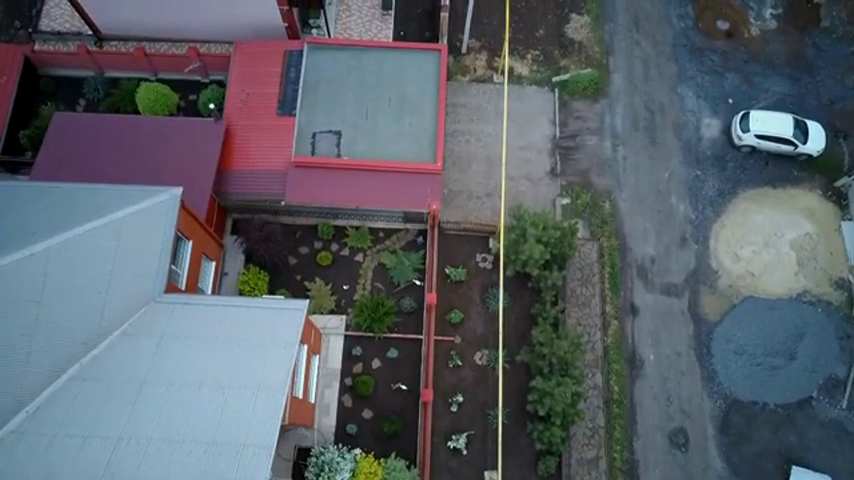
#> input picture frame 59 of Data/поиски квадрокоптера 2 (360p) 01.mp4, 854 x 480 px, given in place of поиски квадрокоптера 2 (360p) 03.mp4, which was not available
$ python main.py
#> lines starting #> are read from the running program, lines starting #| are printed output that depends on the picture; pictures that were not available may be replaced by others from this repository, and a replacement may not be noted
import cv2
from pathlib import Path
import numpy as np


class VideMosaic:
    # def __init__(self, first_image, output_height_times=2, output_width_times=4, detector_type="sift"):
    def __init__(self, first_image, output_height_times=3, output_width_times=1.2, detector_type="sift"):
        """This class processes every frame and generates the panorama

        Args:
            first_image (image for the first frame): first image to initialize the output size
            output_height_times (int, optional): determines the output height based on input image height. Defaults to 2.
            output_width_times (int, optional): determines the output width based on input image width. Defaults to 4.
            detector_type (str, optional): the detector for feature detection. It can be "sift" or "orb". Defaults to "sift".
        """
        self.detector_type = detector_type
        if detector_type == "sift":
            self.detector = cv2.SIFT_create(700)
            self.bf = cv2.BFMatcher()
        elif detector_type == "orb":
            self.detector = cv2.ORB_create(700)
            self.bf = cv2.BFMatcher(cv2.NORM_HAMMING, crossCheck=True)

        self.visualize = True

        self.process_first_frame(first_image)

        self.output_img = np.zeros(shape=(int(output_height_times * first_image.shape[0]), int(
            output_width_times*first_image.shape[1]), first_image.shape[2]))

        # offset
        # self.w_offset = int(self.output_img.shape[0]/2 - first_image.shape[0]/2)
        # self.h_offset = int(self.output_img.shape[1]/2 - first_image.shape[1]/2)
        self.w_offset = int(self.output_img.shape[0]/1 - first_image.shape[0]/1)
        self.h_offset = int(self.output_img.shape[1]/2 - first_image.shape[1]/2)

        self.output_img[self.w_offset:self.w_offset+first_image.shape[0],
                        self.h_offset:self.h_offset+first_image.shape[1], :] = first_image

        self.H_old = np.eye(3)
        self.H_old[0, 2] = self.h_offset
        self.H_old[1, 2] = self.w_offset

    def process_first_frame(self, first_image):
        """processes the first frame for feature detection and description

        Args:
            first_image (cv2 image/np array): first image for feature detection
        """
        self.frame_prev = first_image
        frame_gray_prev = cv2.cvtColor(first_image, cv2.COLOR_BGR2GRAY)
        self.kp_prev, self.des_prev = self.detector.detectAndCompute(frame_gray_prev, None)

    def match(self, des_cur, des_prev):
        """matches the descriptors

        Args:
            des_cur (np array): current frame descriptor
            des_prev (np arrau): previous frame descriptor

        Returns:
            array: and array of matches between descriptors
        """
        # matching
        if self.detector_type == "sift":
            pair_matches = self.bf.knnMatch(des_cur, des_prev, k=2)
            matches = []
            for m, n in pair_matches:
                if m.distance < 0.7*n.distance:
                    matches.append(m)

        elif self.detector_type == "orb":
            matches = self.bf.match(des_cur, des_prev)

        # Sort them in the order of their distance.
        matches = sorted(matches, key=lambda x: x.distance)

        # get the maximum of 20  best matches
        matches = matches[:min(len(matches), 20)]
        # Draw first 10 matches.
        if self.visualize:
            match_img = cv2.drawMatches(self.frame_cur, self.kp_cur, self.frame_prev, self.kp_prev, matches, None,
                                        flags=cv2.DrawMatchesFlags_NOT_DRAW_SINGLE_POINTS)
            cv2.namedWindow('matches', cv2.WINDOW_NORMAL)
            cv2.imshow('matches', match_img)
        return matches

    def process_frame(self, frame_cur):
        """gets an image and processes that image for mosaicing

        Args:
            frame_cur (np array): input of current frame for the mosaicing
        """
        self.frame_cur = frame_cur
        frame_gray_cur = cv2.cvtColor(frame_cur, cv2.COLOR_BGR2GRAY)
        self.kp_cur, self.des_cur = self.detector.detectAndCompute(frame_gray_cur, None)

        self.matches = self.match(self.des_cur, self.des_prev)

        if len(self.matches) < 4:
            return

        self.H = self.findHomography(self.kp_cur, self.kp_prev, self.matches)
        self.H = np.matmul(self.H_old, self.H)
        # TODO: check for bad Homography

        self.warp(self.frame_cur, self.H)

        # loop preparation
        self.H_old = self.H
        self.kp_prev = self.kp_cur
        self.des_prev = self.des_cur
        self.frame_prev = self.frame_cur

    @ staticmethod
    def findHomography(image_1_kp, image_2_kp, matches):
        """gets two matches and calculate the homography between two images

        Args:
            image_1_kp (np array): keypoints of image 1
            image_2_kp (np_array): keypoints of image 2
            matches (np array): matches between keypoints in image 1 and image 2

        Returns:
            np arrat of shape [3,3]: Homography matrix
        """
        # taken from https://github.com/cmcguinness/focusstack/blob/master/FocusStack.py

        image_1_points = np.zeros((len(matches), 1, 2), dtype=np.float32)
        image_2_points = np.zeros((len(matches), 1, 2), dtype=np.float32)
        for i in range(0, len(matches)):
            image_1_points[i] = image_1_kp[matches[i].queryIdx].pt
            image_2_points[i] = image_2_kp[matches[i].trainIdx].pt

        homography, mask = cv2.findHomography(
            image_1_points, image_2_points, cv2.RANSAC, ransacReprojThreshold=2.0)

        return homography

    def warp(self, frame_cur, H):
        """ warps the current frame based of calculated homography H

        Args:
            frame_cur (np array): current frame
            H (np array of shape [3,3]): homography matrix

        Returns:
            np array: image output of mosaicing
        """
        warped_img = cv2.warpPerspective(frame_cur, H, (self.output_img.shape[1], self.output_img.shape[0]), flags=cv2.INTER_LINEAR)

        transformed_corners = self.get_transformed_corners(frame_cur, H)
        warped_img = self.draw_border(warped_img, transformed_corners)

        self.output_img[warped_img > 0] = warped_img[warped_img > 0]
        output_temp = np.copy(self.output_img)
        output_temp = self.draw_border(output_temp, transformed_corners, color=(0, 0, 255))

        cv2.namedWindow('output', cv2.WINDOW_NORMAL)
        cv2.imshow('output',  output_temp/255.)

        return self.output_img

    @ staticmethod
    def get_transformed_corners(frame_cur, H):
        """finds the corner of the current frame after warp

        Args:
            frame_cur (np array): current frame
            H (np array of shape [3,3]): Homography matrix

        Returns:
            [np array]: a list of 4 corner points after warping
        """
        corner_0 = np.array([0, 0])
        corner_1 = np.array([frame_cur.shape[1], 0])
        corner_2 = np.array([frame_cur.shape[1], frame_cur.shape[0]])
        corner_3 = np.array([0, frame_cur.shape[0]])

        corners = np.array([[corner_0, corner_1, corner_2, corner_3]], dtype=np.float32)
        transformed_corners = cv2.perspectiveTransform(corners, H)

        transformed_corners = np.array(transformed_corners, dtype=np.int32)
        # mask = np.zeros(shape=(output.shape[0], output.shape[1], 1))
        # cv2.fillPoly(mask, transformed_corners, color=(1, 0, 0))
        # cv2.imshow('mask', mask)

        return transformed_corners

    def draw_border(self, image, corners, color=(0, 0, 0)):
        """This functions draw rectancle border

        Args:
            image ([type]): current mosaiced output
            corners (np array): list of corner points
            color (tuple, optional): color of the border lines. Defaults to (0, 0, 0).

        Returns:
            np array: the output image with border
        """
        for i in range(corners.shape[1]-1, -1, -1):
            cv2.line(image, tuple(corners[0, i, :]), tuple(corners[0, i-1, :]), thickness=5, color=color)
        return image


def main():

    # video_path = 'Data/rotate.mjpeg'
    # video_path = 'Data/airplane01.mjpeg'
    # video_path = 'Data/foglab3.mov'
    video_path = 'Data/поиски квадрокоптера 2 (360p) 03.mp4'
    # video_path = "C:\\Users\\main\\Downloads\\поиски квадрокоптера 3 (360p).mp4"
    cap = cv2.VideoCapture(video_path)
    is_first_frame = True
    cap.read()
    while cap.isOpened():
        ret, frame_cur = cap.read()
        if not ret:
            if is_first_frame:
                continue
            break

        if is_first_frame:
            video_mosaic = VideMosaic(frame_cur, detector_type="sift")
#> in process_first_frame, `frame_gray_prev = cv2.cvtColor(first_image, cv2.COLOR_BGR2GRAY)`:
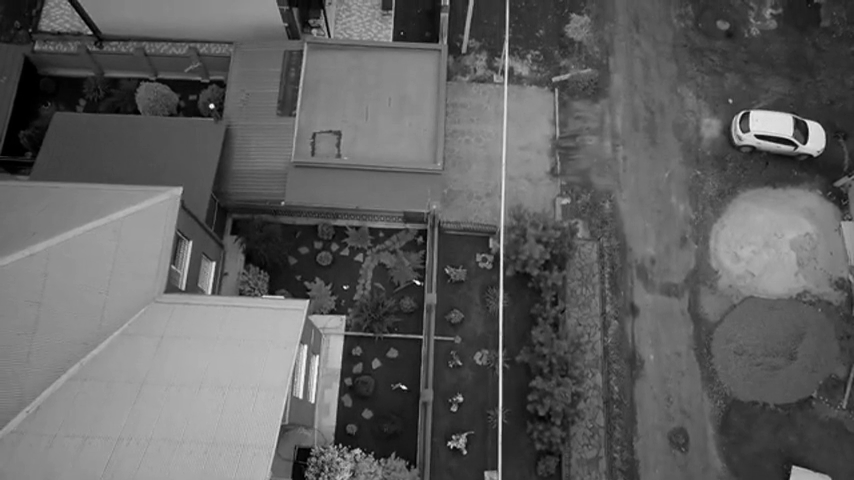
#> frame_gray_prev: shape (480, 854); min 0, max 254, mean 95.7
#> in process_first_frame, `self.kp_prev, self.des_prev = self.detector.detectAndCompute(frame_gra..`: self.kp_prev = 700 keypoints; strongest (x, y, size): (212, 106, 3.3), (418, 283, 2.6), (404, 387, 2.7), (345, 287, 2)
#> in __init__, `self.output_img[self.w_offset:self.w_offset+first_image.shape[0], self..`:
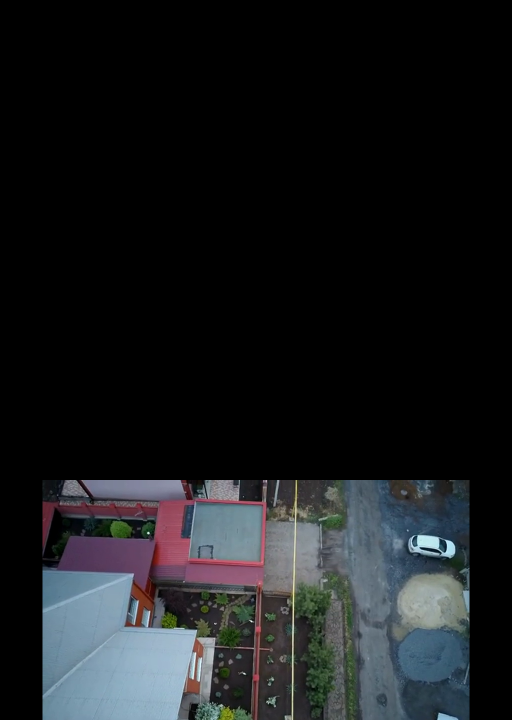
#> self.output_img: shape (1440, 1024, 3) float64 (shown at 1/2 size); mean B, G, R 29.1, 27, 24.9
            is_first_frame = False
            continue

        # process each frame
        video_mosaic.process_frame(frame_cur)
        if cv2.waitKey(1) & 0xFF == ord('q'):
            break
    cv2.waitKey(0)
    cap.release()
    cv2.destroyAllWindows()
    cv2.imwrite('mosaic.jpg', video_mosaic.output_img)


if __name__ == "__main__":
    main()

$ run again, starting later in the video
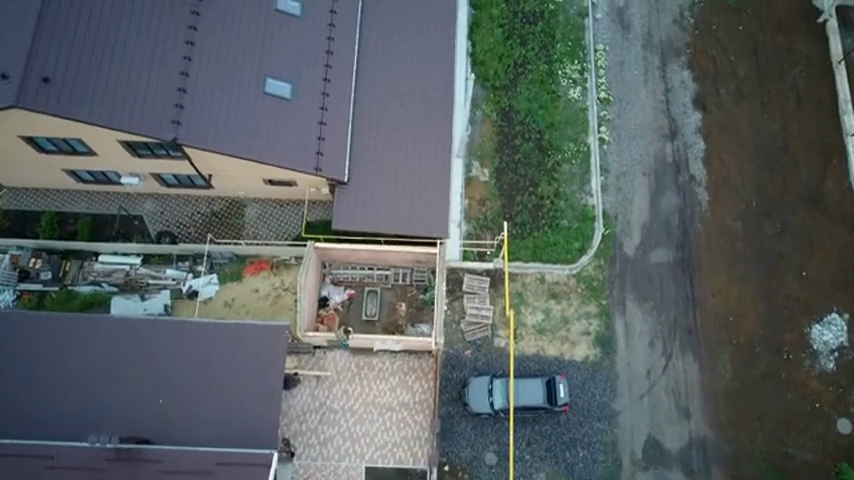
#> input picture frame 266 of Data/поиски квадрокоптера 2 (360p) 01.mp4, 854 x 480 px, given in place of поиски квадрокоптера 2 (360p) 03.mp4, which was not available
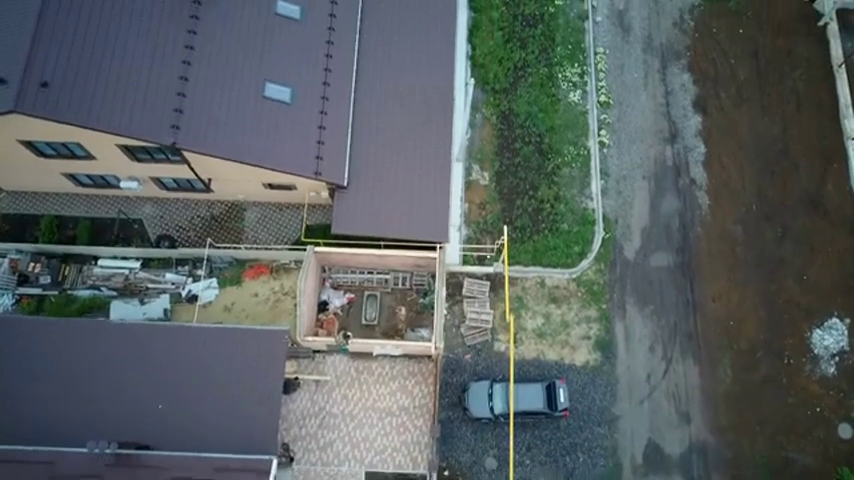
#> input picture frame 267 of Data/поиски квадрокоптера 2 (360p) 01.mp4, 854 x 480 px, given in place of поиски квадрокоптера 2 (360p) 03.mp4, which was not available
#> in main, frame_cur is the input picture: shape (480, 854, 3); mean B, G, R 97.2, 96.2, 88
#> self.kp_prev = 700 keypoints; strongest (x, y, size): (440, 247, 1.9), (505, 227, 2.6), (446, 473, 2.7), (438, 246, 2.1)
#> in __init__, `self.output_img[self.w_offset:self.w_offset+first_image.shape[0], self..`:
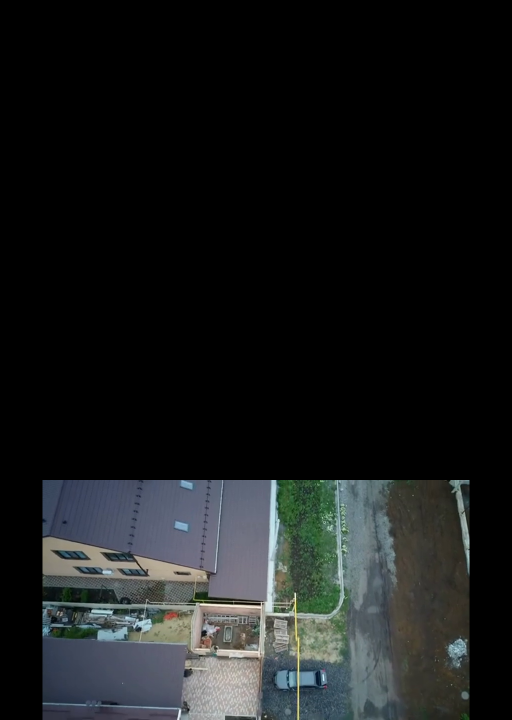
#> self.output_img: shape (1440, 1024, 3) float64 (shown at 1/2 size); mean B, G, R 27, 26.7, 24.5

$ run again, starting later in the video
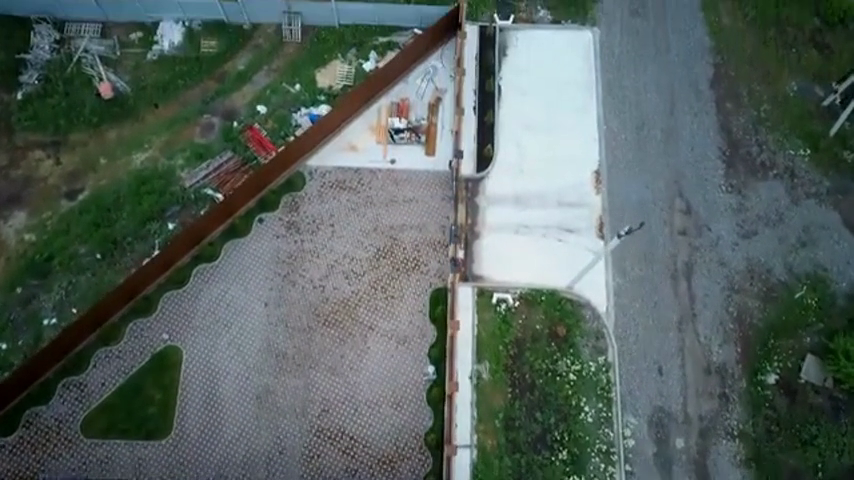
#> input picture frame 473 of Data/поиски квадрокоптера 2 (360p) 01.mp4, 854 x 480 px, given in place of поиски квадрокоптера 2 (360p) 03.mp4, which was not available
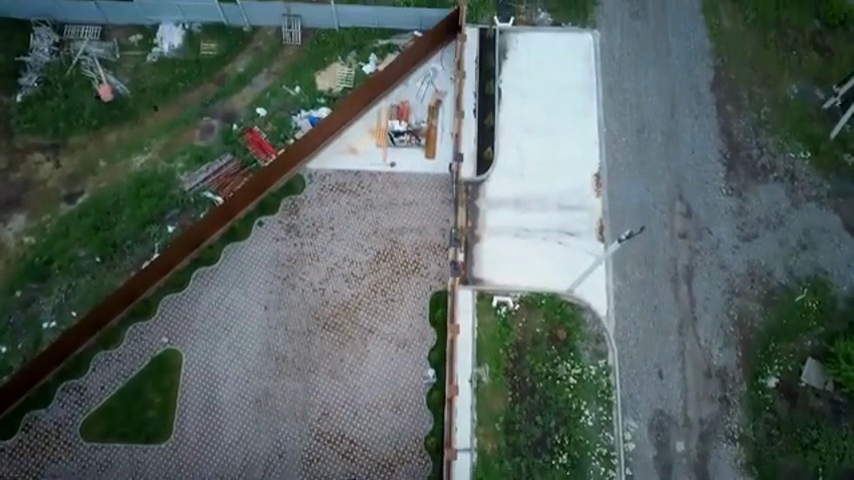
#> input picture frame 474 of Data/поиски квадрокоптера 2 (360p) 01.mp4, 854 x 480 px, given in place of поиски квадрокоптера 2 (360p) 03.mp4, which was not available
#> in main, frame_cur is the input picture: shape (480, 854, 3); mean B, G, R 95.4, 99.2, 86.6
#> self.kp_prev = 700 keypoints; strongest (x, y, size): (261, 111, 5.6), (484, 162, 13), (494, 303, 3.2), (170, 229, 3.7)
#> in __init__, `self.output_img[self.w_offset:self.w_offset+first_image.shape[0], self..`:
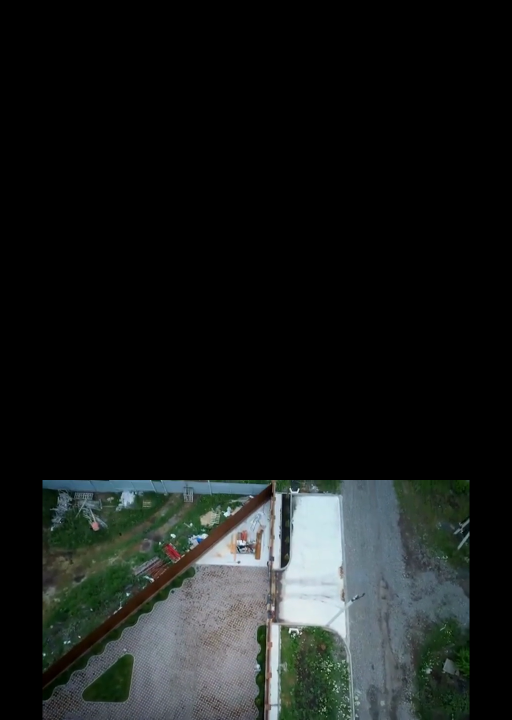
#> self.output_img: shape (1440, 1024, 3) float64 (shown at 1/2 size); mean B, G, R 26.5, 27.6, 24.1
